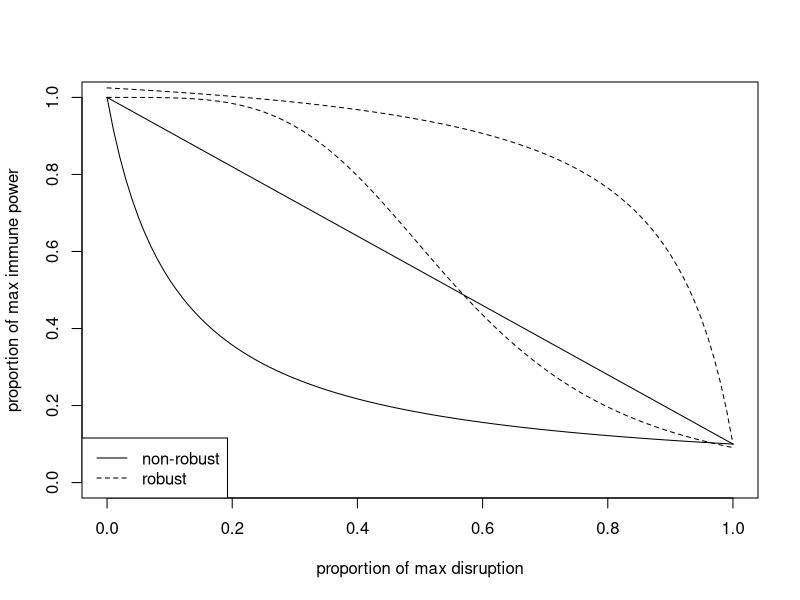
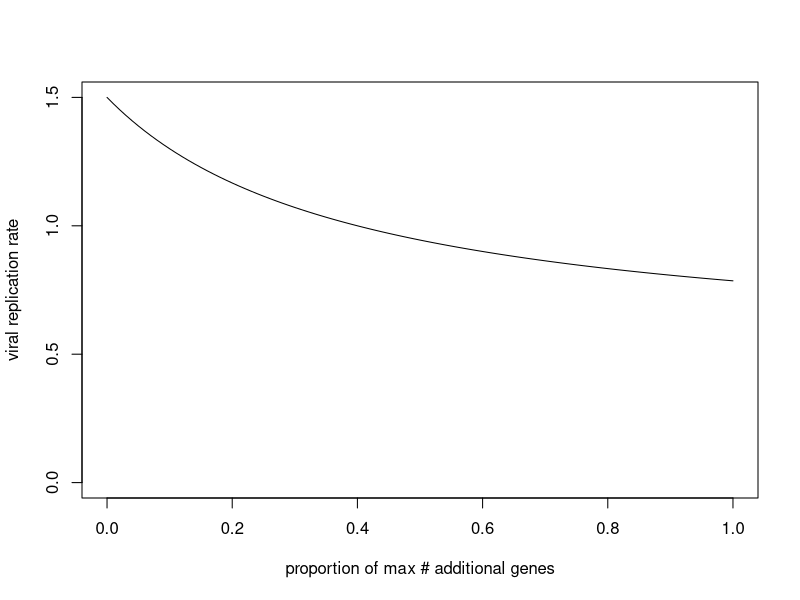

Recreate these plots in R, in order.

######
# Relationships between viral genome size and immune power
#####3

curve(1/(9*x+1), ylim=c(0,1), xlim=c(0,1), 
      xlab = "proportion of max disruption", 
      ylab='proportion of max immune power')
curve(1/(9*(x-(11.25/9.225))+1) + 1.125, add=T, lty='dashed')
curve(-0.9*x+1, add=T)
curve(1 - (x^4 / (x^4 +0.1)), add=T, lty='dashed')
legend('bottomleft', lty=1:2, legend=c('non-robust', 'robust'))


#######
#Relationship between viral genome size and viral replication rate
########3

curve(1.5- (x/(x+0.4)), xlim=c(0,1), ylim=c(0,1.5),
      xlab= "proportion of max # additional genes",
      ylab="viral replication rate")

